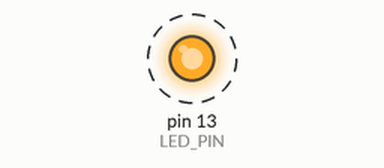
A sketch run on a simulated Arduino Uno, built with avr-gcc and run on an emulated ATmega328P. On the bench: output pins drawn as LEDs (lit = HIGH). Dashed ring = blinking.

Above: at 0.5 s.
Timing chart, 0 to 4.6 s (numbered marks = the images above):
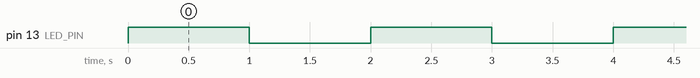

The sketch:

LED.ino
```cpp
#define LED_PIN  LED_BUILTIN

void setup()
{
  pinMode(LED_PIN, OUTPUT);
}

void loop()
{
  // turn the LED on (HIGH is the voltage level)
  digitalWrite(LED_PIN, HIGH);
  delay(1000); // Wait for 1000 millisecond(s)
  // turn the LED off by making the voltage LOW
  digitalWrite(LED_PIN, LOW);
  delay(1000); // Wait for 1000 millisecond(s)
}
```

Measured:
- by itself, pin 13 (LED_PIN): alternates HIGH for 1.0 s and LOW for 1.0 s
